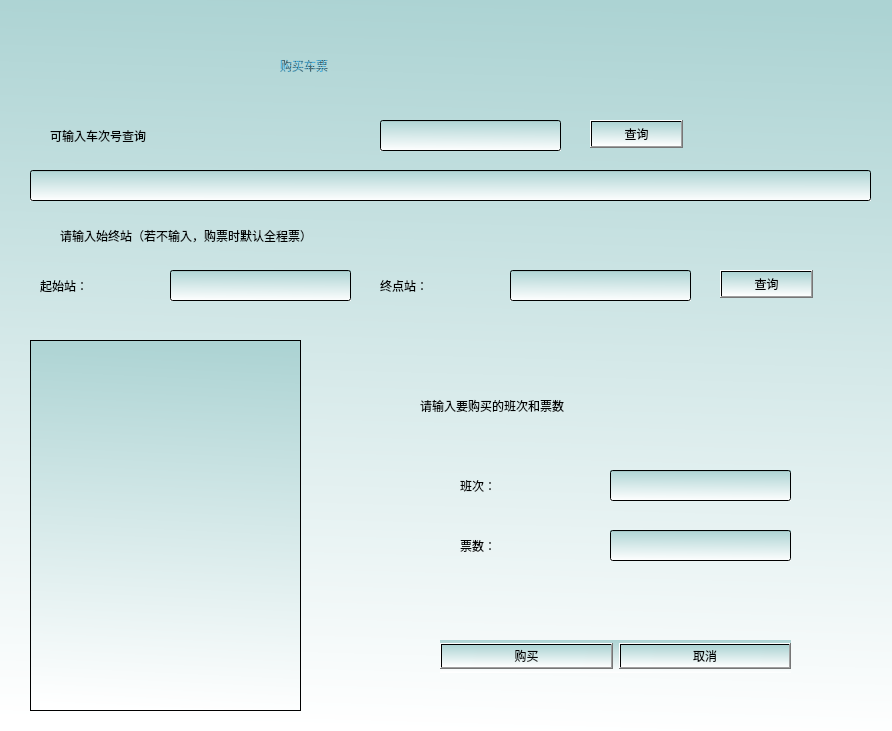
<?xml version="1.0" encoding="UTF-8"?>
<ui version="4.0">
 <class>buyClass</class>
 <widget class="QDialog" name="buyClass">
  <property name="geometry">
   <rect>
    <x>0</x>
    <y>0</y>
    <width>892</width>
    <height>731</height>
   </rect>
  </property>
  <property name="windowTitle">
   <string>Dialog</string>
  </property>
  <property name="styleSheet">
   <string notr="true">background-color: qlineargradient(spread:pad, x1:0.532, y1:0, x2:0.497199, y2:1, stop:0 rgba(172, 211, 211, 255), stop:1 rgba(255, 255, 255, 255));</string>
  </property>
  <widget class="QWidget" name="layoutWidget">
   <property name="geometry">
    <rect>
     <x>440</x>
     <y>640</y>
     <width>351</width>
     <height>33</height>
    </rect>
   </property>
   <layout class="QHBoxLayout">
    <property name="spacing">
     <number>6</number>
    </property>
    <property name="leftMargin">
     <number>0</number>
    </property>
    <property name="topMargin">
     <number>0</number>
    </property>
    <property name="rightMargin">
     <number>0</number>
    </property>
    <property name="bottomMargin">
     <number>0</number>
    </property>
    <item>
     <widget class="QPushButton" name="okButton">
      <property name="text">
       <string>购买</string>
      </property>
     </widget>
    </item>
    <item>
     <widget class="QPushButton" name="cancelButton">
      <property name="text">
       <string>取消</string>
      </property>
     </widget>
    </item>
   </layout>
  </widget>
  <widget class="QLabel" name="label_6">
   <property name="geometry">
    <rect>
     <x>460</x>
     <y>470</y>
     <width>141</width>
     <height>31</height>
    </rect>
   </property>
   <property name="styleSheet">
    <string notr="true">font: 20pt &quot;华文新魏&quot;;
background-color: none</string>
   </property>
   <property name="text">
    <string>班次：</string>
   </property>
  </widget>
  <widget class="QLabel" name="label_7">
   <property name="geometry">
    <rect>
     <x>460</x>
     <y>530</y>
     <width>101</width>
     <height>31</height>
    </rect>
   </property>
   <property name="styleSheet">
    <string notr="true">font: 20pt &quot;华文新魏&quot;;
background-color: none</string>
   </property>
   <property name="text">
    <string>票数：</string>
   </property>
  </widget>
  <widget class="QLineEdit" name="lineEdit_3">
   <property name="geometry">
    <rect>
     <x>610</x>
     <y>470</y>
     <width>181</width>
     <height>31</height>
    </rect>
   </property>
  </widget>
  <widget class="QLineEdit" name="lineEdit_4">
   <property name="geometry">
    <rect>
     <x>610</x>
     <y>530</y>
     <width>181</width>
     <height>31</height>
    </rect>
   </property>
  </widget>
  <widget class="QLabel" name="label_4">
   <property name="geometry">
    <rect>
     <x>380</x>
     <y>270</y>
     <width>111</width>
     <height>31</height>
    </rect>
   </property>
   <property name="styleSheet">
    <string notr="true">font: 20pt &quot;华文新魏&quot;;
background-color: none</string>
   </property>
   <property name="text">
    <string>终点站：</string>
   </property>
  </widget>
  <widget class="QLabel" name="label_5">
   <property name="geometry">
    <rect>
     <x>420</x>
     <y>390</y>
     <width>411</width>
     <height>31</height>
    </rect>
   </property>
   <property name="styleSheet">
    <string notr="true">font: 20pt &quot;华文新魏&quot;;
background-color: none</string>
   </property>
   <property name="text">
    <string>请输入要购买的班次和票数</string>
   </property>
  </widget>
  <widget class="QLabel" name="label_3">
   <property name="geometry">
    <rect>
     <x>40</x>
     <y>270</y>
     <width>111</width>
     <height>31</height>
    </rect>
   </property>
   <property name="styleSheet">
    <string notr="true">font: 20pt &quot;华文新魏&quot;;
background-color: none</string>
   </property>
   <property name="text">
    <string>起始站：</string>
   </property>
  </widget>
  <widget class="QLineEdit" name="lineEdit">
   <property name="geometry">
    <rect>
     <x>170</x>
     <y>270</y>
     <width>181</width>
     <height>31</height>
    </rect>
   </property>
  </widget>
  <widget class="QLabel" name="label">
   <property name="geometry">
    <rect>
     <x>280</x>
     <y>20</y>
     <width>351</width>
     <height>91</height>
    </rect>
   </property>
   <property name="styleSheet">
    <string notr="true">font: 50pt &quot;华文隶书&quot;;
color: qradialgradient(spread:repeat, cx:0.5, cy:0.5, radius:0.077, fx:0.5, fy:0.5, stop:0 rgba(0, 169, 255, 147), stop:0.497326 rgba(0, 0, 0, 147), stop:1 rgba(0, 169, 255, 147));
background-color: none;</string>
   </property>
   <property name="text">
    <string>购买车票</string>
   </property>
  </widget>
  <widget class="QLineEdit" name="lineEdit_2">
   <property name="geometry">
    <rect>
     <x>510</x>
     <y>270</y>
     <width>181</width>
     <height>31</height>
    </rect>
   </property>
  </widget>
  <widget class="QPushButton" name="pushButton">
   <property name="geometry">
    <rect>
     <x>720</x>
     <y>270</y>
     <width>93</width>
     <height>28</height>
    </rect>
   </property>
   <property name="text">
    <string>查询</string>
   </property>
  </widget>
  <widget class="QLabel" name="label_2">
   <property name="geometry">
    <rect>
     <x>60</x>
     <y>220</y>
     <width>731</width>
     <height>31</height>
    </rect>
   </property>
   <property name="styleSheet">
    <string notr="true">font: 20pt &quot;华文新魏&quot;;
background-color: none</string>
   </property>
   <property name="text">
    <string>请输入始终站（若不输入，购票时默认全程票）</string>
   </property>
  </widget>
  <widget class="QTableWidget" name="table1">
   <property name="geometry">
    <rect>
     <x>30</x>
     <y>340</y>
     <width>271</width>
     <height>371</height>
    </rect>
   </property>
  </widget>
  <widget class="QLabel" name="label_8">
   <property name="geometry">
    <rect>
     <x>50</x>
     <y>120</y>
     <width>271</width>
     <height>31</height>
    </rect>
   </property>
   <property name="styleSheet">
    <string notr="true">font: 20pt &quot;华文新魏&quot;;
background-color: none</string>
   </property>
   <property name="text">
    <string>可输入车次号查询</string>
   </property>
  </widget>
  <widget class="QLineEdit" name="lineEdit_5">
   <property name="geometry">
    <rect>
     <x>380</x>
     <y>120</y>
     <width>181</width>
     <height>31</height>
    </rect>
   </property>
  </widget>
  <widget class="QPushButton" name="pushButton_2">
   <property name="geometry">
    <rect>
     <x>590</x>
     <y>120</y>
     <width>93</width>
     <height>28</height>
    </rect>
   </property>
   <property name="text">
    <string>查询</string>
   </property>
  </widget>
  <widget class="QLineEdit" name="lineEdit_6">
   <property name="geometry">
    <rect>
     <x>30</x>
     <y>170</y>
     <width>841</width>
     <height>31</height>
    </rect>
   </property>
  </widget>
 </widget>
 <resources/>
 <connections>
  <connection>
   <sender>okButton</sender>
   <signal>clicked()</signal>
   <receiver>buyClass</receiver>
   <slot>accept()</slot>
   <hints>
    <hint type="sourcelabel">
     <x>278</x>
     <y>253</y>
    </hint>
    <hint type="destinationlabel">
     <x>96</x>
     <y>254</y>
    </hint>
   </hints>
  </connection>
  <connection>
   <sender>cancelButton</sender>
   <signal>clicked()</signal>
   <receiver>buyClass</receiver>
   <slot>reject()</slot>
   <hints>
    <hint type="sourcelabel">
     <x>369</x>
     <y>253</y>
    </hint>
    <hint type="destinationlabel">
     <x>179</x>
     <y>282</y>
    </hint>
   </hints>
  </connection>
 </connections>
</ui>
